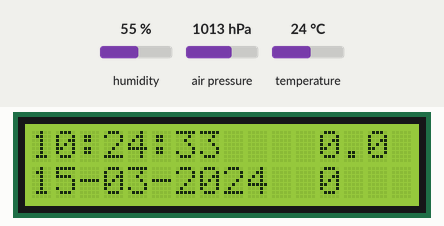
The program below on a simulated ESP32. Shown: 16×2 character LCD. The test bench sets the inputs (shaded band); at power-on: humidity 55 %, air pressure 1013 hPa, temperature 24 °C. WiFi joins after 1.5 s; servers stay silent unless stated; the local clock reads 2024-03-15 10:24:30 at power-on unless the program sets it; what the program prints to the serial monitor is not drawn.

Above: at 3.7 s.
At 7.2 s:
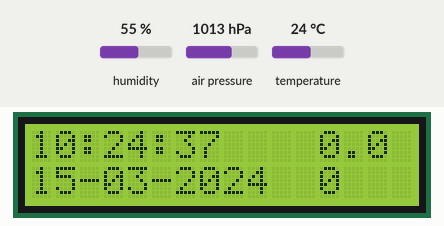
At 12.1 s:
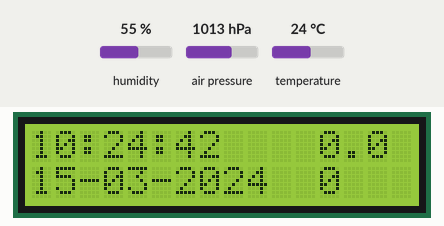
At 21.2 s:
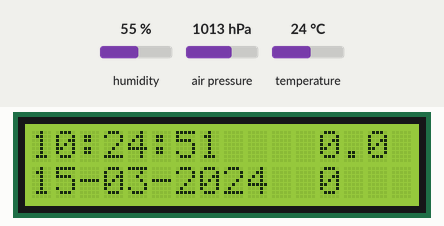
At 29.1 s:
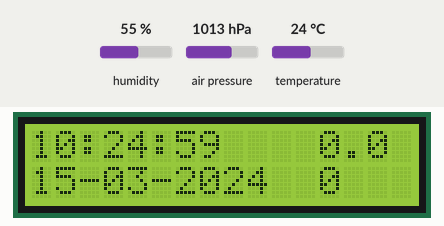
At 38.2 s:
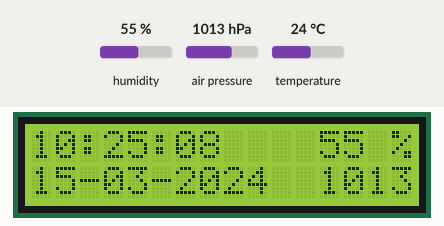

The program:

main.cpp
```cpp
#include <Arduino.h>
#include <Adafruit_BME280.h>
#include <LiquidCrystal_I2C.h>
#include <WiFi.h>
#include <Wire.h>
#include "../../config.h" // use hidden config file to store secrets

// LCD display data
LiquidCrystal_I2C LCD = LiquidCrystal_I2C(0x27, 16, 2);

// Set sensor pin numbers
const int BME_I2C_SDA  = 21;
const int BME_I2C_SCL  = 22;
const int INTERNAL_LED = 5;

// Create BME280 object
Adafruit_BME280 bme;

// ntp server data
#define NTP_SERVER "pool.ntp.org"
#define UTC_OFFSET 3600
#define UTC_OFFSET_DST 0

// global variables to store time and date
int seconds;
int minutes;
// sensor data variables to store the readings
float temp;
float humidity;
float pressure;

//
// Get the local time
//
void printLocalTime()
{
    struct tm timeinfo;
   // Get the current time
    if (!getLocalTime(&timeinfo))
    {
        LCD.setCursor(0, 1);
        LCD.println("Connection Err");
        return;
    }
    // Print the time
    LCD.setCursor(0, 0);
    LCD.print(&timeinfo, "%H:%M:%S");
    // Print the date
    LCD.setCursor(0, 1);
    LCD.print(&timeinfo, "%d-%m-%Y");
    // Get the seconds
    seconds = timeinfo.tm_sec;
    // Get the minute
    minutes = timeinfo.tm_min;
}

//
// Print the temperature, humidity and pressure
//
void printTempHumPres()
{
    if (seconds == 0)
    {
        // Read sensor data
        temp = bme.readTemperature() - 1.0;
        humidity = bme.readHumidity();
        pressure = bme.readPressure() / 100.0F;
    }
     // Print temperature and humidity
    if (minutes % 2 == 0)
    {
        LCD.setCursor(12, 0);
        LCD.print(String(temp, 1));
    }
    else
    {
        LCD.setCursor(12, 0);
        String humStr = String(humidity, 0) + " %";
        LCD.print(humStr);
    }
    // Print pressure
    LCD.setCursor(12, 1);
    LCD.print(String(pressure, 0));
}

//
// Setup the LCD display
//
void setup()
{
    // Setup the serial port
    Serial.begin(115200);
    // Setup the LCD
    LCD.init();
    LCD.backlight();
    LCD.setCursor(0, 0);
    LCD.print("Connecting to ");
    LCD.setCursor(0, 1);
    LCD.print("WiFi ");
    // Connect to Wi-Fi
    WiFi.begin(ssid, password);
    // use Wokwi-GUEST to connect to the WiFi
    // WiFi.begin("Wokwi-GUEST", "", 6);
    while (WiFi.status() != WL_CONNECTED)
    {
        delay(250);
    }
    // Print the IP address
    Serial.println("");
    Serial.println("WiFi connected");
    Serial.print("IP address: ");
    Serial.println(WiFi.localIP());
    delay(2000);
    LCD.clear();
    // Configure the NTP client
    configTime(UTC_OFFSET, UTC_OFFSET_DST, NTP_SERVER);
    // Initialize BME280 sensor
    Wire.begin(BME_I2C_SDA, BME_I2C_SCL);
    bool status = bme.begin(0x76, &Wire);
    // Check if sensor is connected
    if (!status)
    {
        Serial.println("Could not find BME280 sensor!");
        while (1);
    }
}

//
// Main loop
//
void loop()
{
    printLocalTime();
    printTempHumPres();
    delay(250);
}
```

config.h
```cpp
// WiFi ssid
const char* ssid = "";
// WiFi password
const char* password = "";
// MQTT server
const char *mqtt_server = "";
// P1 Smartmeter res API endpoint
const char *apiUrl = "http://192.168.178.xxx/api/v1/data";
```

Measured:
- what the display in image 0 shows lasts 0.6 s, from 3.6 s to 4.2 s
- what the display in image 1 shows lasts 1.1 s, from 7.2 s to 8.3 s
